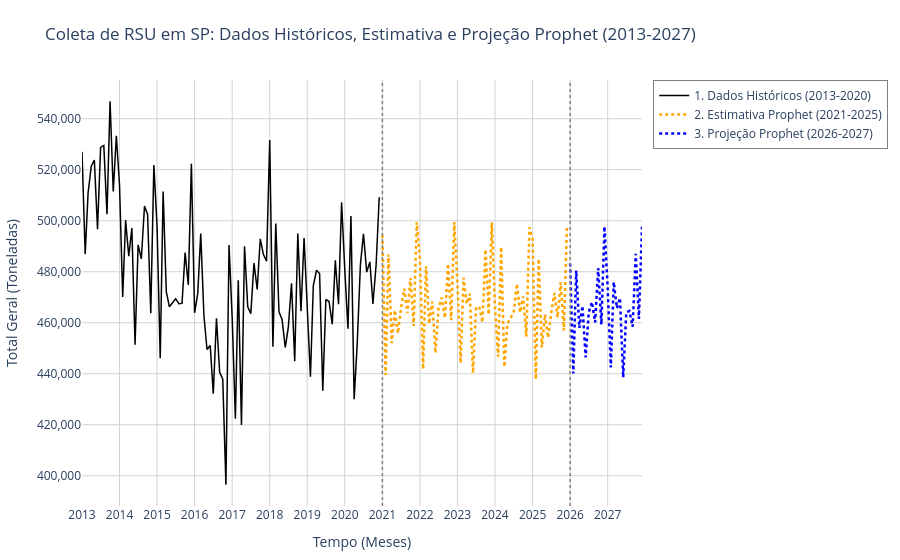

Source (notebook cell):
### Markdown cell above
# 9. VISUALIZAÇÃO DEFINITIVA DA PROJEÇÃO PROPHET (2013-2027)

### Code cell
# 1. Isolando o Histórico em Memória (2013-2020)
df_full_train = df_clean[df_clean['ds'] <= '2020-12-01'].sort_values(by='ds')

# 2. Máscaras Temporais sobre o DataFrame Consolidado
est_mask = (df_previsoes_consolidado['ds'] >= '2021-01-01') & (
    df_previsoes_consolidado['ds'] <= '2025-12-01'
)
fut_mask = df_previsoes_consolidado['ds'] >= '2026-01-01'

# 3. Construção do Gráfico
fig = go.Figure()

# FASE 1: Dados Históricos (2013-2020) -> Linha Preta
fig.add_trace(
    go.Scatter(
        x=df_full_train['ds'],
        y=df_full_train['y'],
        mode='lines',
        name='1. Dados Históricos (2013-2020)',
        line=dict(color='black', width=1.5),
    )
)

# FASE 2: Estimativa Prophet (2021-2025) -> Linha Amarela/Laranja
fig.add_trace(
    go.Scatter(
        x=df_previsoes_consolidado.loc[est_mask, 'ds'],
        y=df_previsoes_consolidado.loc[est_mask, 'Previsao_Prophet'],
        mode='lines',
        name='2. Estimativa Prophet (2021-2025)',
        line=dict(color='orange', dash='dot', width=2.5),
    )
)

# FASE 3: Projeção Prophet (2026-2027) -> Linha Azul
fig.add_trace(
    go.Scatter(
        x=df_previsoes_consolidado.loc[fut_mask, 'ds'],
        y=df_previsoes_consolidado.loc[fut_mask, 'Previsao_Prophet'],
        mode='lines',
        name='3. Projeção Prophet (2026-2027)',
        line=dict(color='blue', dash='dot', width=2.5),
    )
)

# Linhas Divisórias de Fase
fig.add_vline(
    x='2021-01-01', line_dash='dot', line_color='gray', line_width=1.5
)
fig.add_vline(
    x='2026-01-01', line_dash='dot', line_color='gray', line_width=1.5
)

# Ajustes de Layout e Formatação
fig.update_layout(
    title=(
        'Coleta de RSU em SP: Dados Históricos, Estimativa e Projeção Prophet'
        ' (2013-2027)'
    ),
    xaxis_title='Tempo (Meses)',
    yaxis_title='Total Geral (Toneladas)',
    template='plotly_white',
    hovermode='x unified',
    legend=dict(
        x=1.02,
        y=1,
        xanchor='left',
        yanchor='top',
        font=dict(size=12),
        bgcolor='rgba(255, 255, 255, 0.8)',
        bordercolor='Gray',
        borderwidth=1,
    ),
    xaxis=dict(
        title='Tempo (Meses)',
        dtick='M12',
        tickformat='%Y',
        showgrid=True,
        gridcolor='LightGray',
    ),
    yaxis=dict(
        showgrid=True,
        gridcolor='LightGray',
        tickformat=',.0f',
    ),
    margin=dict(l=50, r=150, t=80, b=50),
)

fig.show()
